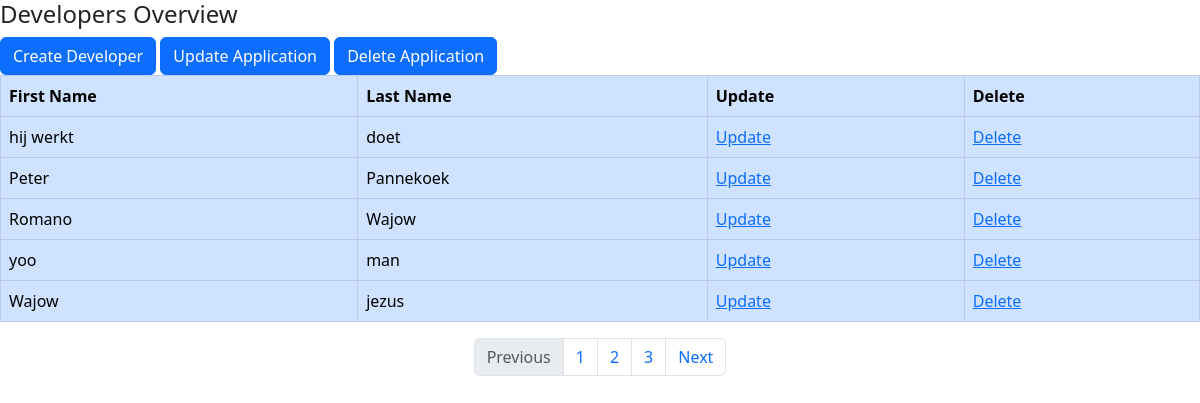
/DevelopersApplicationController/applicationHasDevelopers/1, run on the app's committed database.
### tables this page shows
CREATE TABLE `applicationshasdevelopers` (
  `developerId` varchar(4) NOT NULL,
  `applicationId` varchar(4) NOT NULL,
  `isActive` tinyint(1) NOT NULL DEFAULT 1
);

CREATE TABLE `developers` (
  `developerId` varchar(4) NOT NULL,
  `developerCompanyId` varchar(4) NOT NULL,
  `developerFirstName` varchar(255) NOT NULL,
  `developerLastName` varchar(255) NOT NULL,
  `developerIsActive` tinyint(4) NOT NULL DEFAULT 1,
  `developerDescription` text DEFAULT NULL,
  `developerCreateDate` varchar(10) NOT NULL
);

### app/controllers/DevelopersApplicationController.php (called while the page is built, shortened)
<?php
class DevelopersApplicationController extends Controller
{
    private $developersapplicationmodel;
    private $companiesmodel;
    public function __construct()
    {
        $this->developersapplicationmodel = $this->model('DevelopersApplicationsModel');
        $this->companiesmodel = $this->model('CompaniesModel');
    }
    public function applicationHasDevelopers($applicationId)
    {
        $applicationHasDevelopers = $this->developersapplicationmodel->getDeveloperByApplications($applicationId);
        $company = $this->companiesmodel->getCompaniesById($applicationId);
        $data = [
            'title' => 'Overview Application has developers',
            'applicationHasDevelopers' => $applicationHasDevelopers,
            'applicationId' => $applicationId,
            'company' => $company
        ];
        $this->view('developerapplication/applicationhasdeveloper', $data);
    }
}

### app/libraries/Core.php (called while the page is built, shortened)
<?php
class Core
{
    protected $currentMethod = 'index';
    public function __construct()
    {
        $url = $this->getUrl();
        $this->currentController = new $this->currentController();
        if (isset($url[1])) {
            if (method_exists($this->currentController, $url[1])) {
                $this->currentMethod = $url[1];
            }
        }
        $this->params = $url ? [$url[2]]: [];
        call_user_func_array([$this->currentController, $this->currentMethod], $this->params);
    }
    public function getUrl() {
        $incoming = $_SERVER['REQUEST_URI'];
        $incoming = str_replace("/project/", "", $incoming);
        if (isset($incoming) || !empty($incoming)) {
            $incoming = trim($incoming, "/");
            $url = filter_var($incoming, FILTER_SANITIZE_URL);
            $url = explode('/', $url);
            $urlController = $url[0];
            $urlAction = "";
            if (array_key_exists(1, $url)) {
                $urlAction = explode('?', $url[1])[0];
            }
            $urlSlug = "";
            if (array_key_exists(2, $url)) {
                $urlSlug = $url[2];
            }
            $output = [$urlController, $urlAction, $urlSlug];
            return $output;
        } else {
            return array('LandingpageController', 'index');
        }
    }
}

### app/require.php (called while the page is built, shortened)
<?php
    require_once 'libraries/Core.php';
    require_once 'libraries/Controller.php';
    require_once 'libraries/Database.php';
    $init = new Core();
?>

### public/index.php (called while the page is built)
<?php
    require_once '../app/require.php';
?>

### app/libraries/Database.php (called while the page is built, shortened)
<?php
class Database
{
    private $dbHost = DB_HOST;
    private $dbUser = DB_USER;
    private $dbPass = DB_PASS;
    private $dbName = DB_NAME;
    private $dbHandler;
    public function __construct()
    {
        $conn = "mysql:host=$this->dbHost;dbname=$this->dbName";
        $options = array(
            PDO::ATTR_PERSISTENT => true,
            PDO::ATTR_ERRMODE => PDO::ERRMODE_EXCEPTION
        );
        try {
            $this->dbHandler = new PDO($conn, $this->dbUser, $this->dbPass, $options);
        } catch(PDOException $e) {
            echo "Er zij problemen met de database. Probeer het later nog eens<br>";
        }
    }
    public function query($sql)
    {
        $this->statement = $this->dbHandler->prepare($sql);
    }
    public function bind($parameter, $value, $type = null)
    {
        if (is_null($type)) {
            switch($value) {
                default:
                    $type = PDO::PARAM_STR;
            }
        }
        $this->statement->bindValue($parameter, $value, $type);
    }
    public function execute()
    {
        return $this->statement->execute();
    }
    public function resultSet()
    {
        $this->execute();
        return $this->statement->fetchAll(PDO::FETCH_OBJ);
    }
}

### app/models/DevelopersApplicationsModel.php (called while the page is built, shortened)
<?php
class DevelopersApplicationsModel
{
    private $db;
    public function __construct()
    {
        $this->db = new Database();
    }
    public function getDeveloperByApplications($applicationId)
    {
        $this->db->query("SELECT d.developerId,
                                 d.developerFirstName,
                                 d.developerLastName,
                                 a.applicationId,
                                 a.applicationName,
                                 ahd.developerId,
                                 ahd.applicationId
                                 FROM applicationshasdevelopers AS ahd INNER JOIN applications as a ON ahd.applicationId = a.applicationId
                                 INNER JOIN developers as d ON ahd.developerId = d.developerId
                                 WHERE ahd.applicationId = :applicationId AND ahd.IsActive = 1");
        $this->db->bind(':applicationId', $applicationId);
        $result = $this->db->resultSet();
        return $result;
    }
}

### app/views/developerapplication/applicationhasdeveloper.php (the view)
<?php require APPROOT . '/views/includes/Header.php'; ?>
<h4>Developers Overview</h4>
<a class="btn btn-primary" href="<?= URLROOT; ?>/DevelopersApplicationController/createDeveloperApplication/<?= $data['applicationId'] ?>">Create Developer</a>
<a class="btn btn-primary" href="<?= URLROOT; ?>/DevelopersApplicationController/updateApplication/<?= $data['applicationId']?>">Update Application</a>
<a class="btn btn-primary" href="<?= URLROOT; ?>/DevelopersApplicationController/deleteApplication/<?= $data['applicationId']?>">Delete Application</a>
<table class="table table-primary table-bordered">
    <thead>
    <th>First Name</th>
    <th>Last Name</th>
    <th>Update</th>
    <th>Delete</th>
    </thead>
    <tbody>
    <?php if(!empty($data['applicationHasDevelopers']))
    {
        foreach ($data['applicationHasDevelopers'] as $value) {
            echo "<tr>
                            <td>" . $value->developerFirstName . "</td>
                            <td>" . $value->developerLastName . "</td>
                            <td><a href='" . URLROOT . "/DevelopersApplicationController/updateDeveloperHasApplication/" . $value->developerId . "+" . $value->applicationId . "'>Update</a></td>
                            <td><a href='" . URLROOT . "/DevelopersApplicationController/deleteDeveloperHasApplication/" . $value->developerId . "+" . $value->applicationId . "'>Delete</a></td>
            ";
        }
    } else {
        echo "<tr><td colspan='4'>No Developers found</td></tr>";
    } ?>
    </tbody>
</table>
<nav aria-label="Page navigation example">
  <ul class="pagination justify-content-center">
    <li class="page-item disabled">
      <a class="page-link">Previous</a>
    </li>
    <li class="page-item"><a class="page-link" href="#">1</a></li>
    <li class="page-item"><a class="page-link" href="#">2</a></li>
    <li class="page-item"><a class="page-link" href="#">3</a></li>
    <li class="page-item">
      <a class="page-link" href="#">Next</a>
    </li>
  </ul>
</nav>

### data on the page
applicationshasdevelopers: developerId.developerFirstName "hij werkt", developerId.developerLastName "doet"
applicationshasdevelopers: developerId.developerFirstName "Peter", developerId.developerLastName "Pannekoek"
applicationshasdevelopers: developerId.developerFirstName "Romano", developerId.developerLastName "Wajow"
applicationshasdevelopers: developerId.developerFirstName "yoo", developerId.developerLastName "man"
applicationshasdevelopers: developerId.developerFirstName "Wajow", developerId.developerLastName "jezus"
